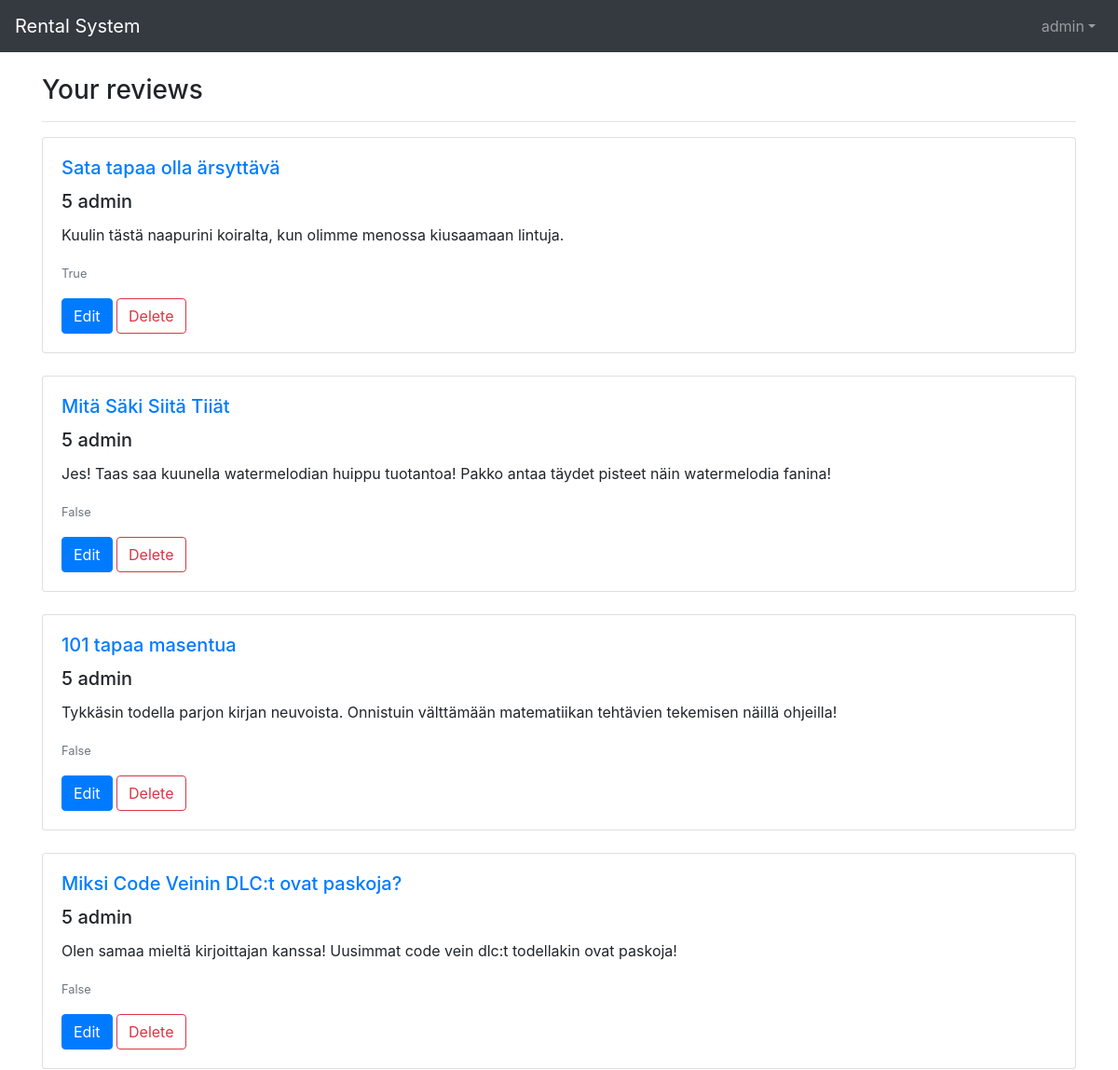
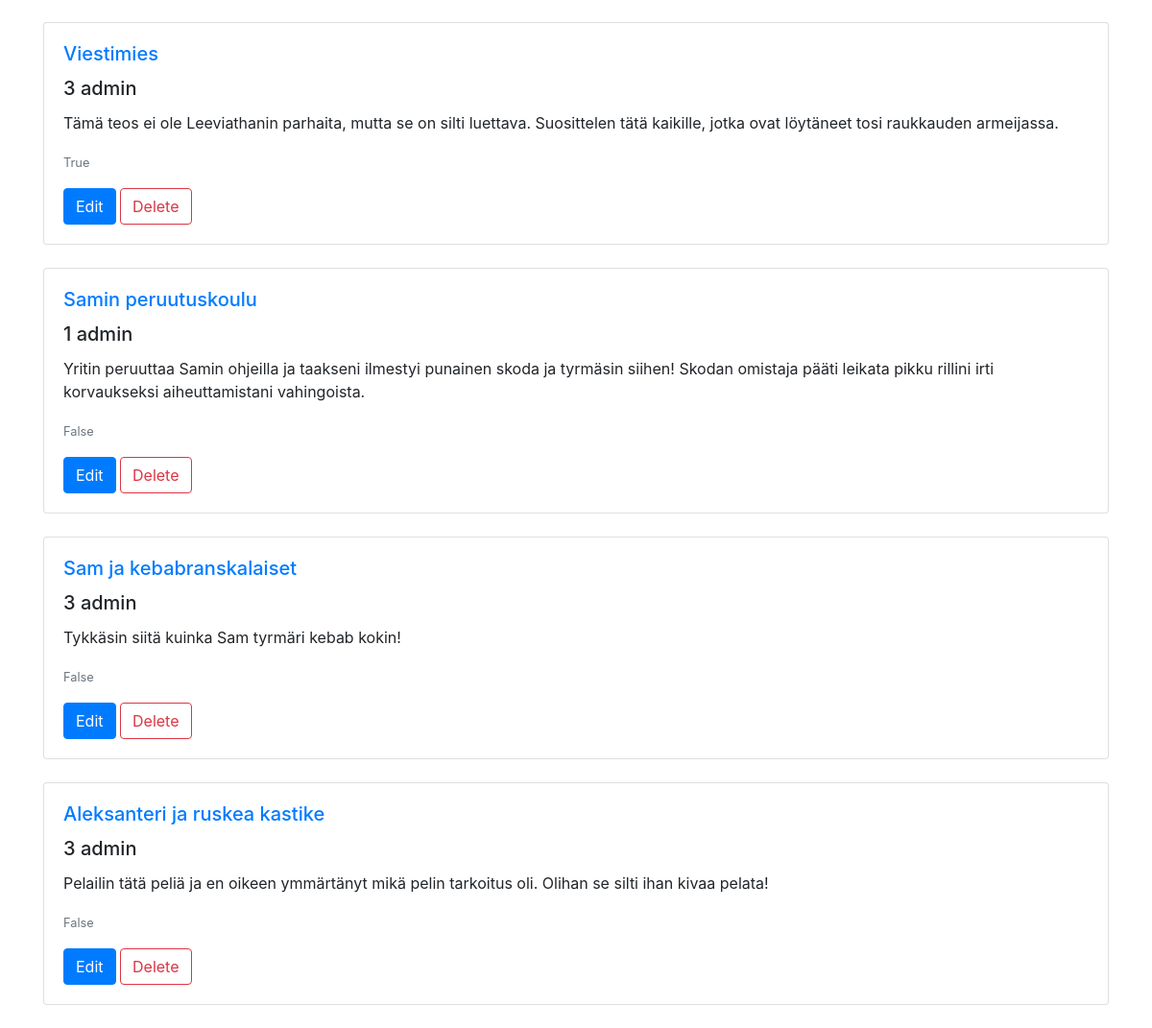
Screenshot of /reviews/ (signed in) with the database file from the repository (2 pictures, top to bottom).
### rental_system/models.py (models this page shows, shortened)
class Rating(models.Model):
    user = models.ForeignKey(User, on_delete=models.CASCADE, default=1)
    work = models.ForeignKey(Work, on_delete=models.CASCADE)
    rating = models.IntegerField(
        default=5,
        validators=[
            MaxValueValidator(5),
            MinValueValidator(0)
        ]
    )
    comment = models.TextField(max_length=500)
    post_date = models.DateTimeField(auto_now_add=True, null=True)
    edit_date = models.DateTimeField(blank=True, null=True)
    visible = models.BooleanField(default=True)
    def edited(self):
        if not self.edit_date:
            return False
        else:
            return True

class Work(models.Model):
    creators = models.ManyToManyField(Creator)
    type = models.ForeignKey(Type, on_delete=models.CASCADE)
    genres = models.ManyToManyField(Genre)
    publishers = models.ManyToManyField(Publisher, null=True, blank=True)
    title = models.CharField(max_length=200)
    desc = models.TextField(max_length=500)
    trailer = models.URLField(blank=True)
    pub_date = models.IntegerField(
        default=2020,
        validators=[
            MaxValueValidator(datetime.date.today().year),
            MinValueValidator(1800)
        ]
    )

### rental_system/views.py (the view)
# urls.py: path('reviews/', views.reviews, name='reviews'),
@login_required
def reviews(request):
    user = request.user
    ratings = Rating.objects.filter(user_id = user, visible = True).order_by('post_date').all()
    return render(request, 'rental_system/reviews.html', {'comments': ratings})

### rental_system/templates/rental_system/reviews.html (shortened to what this page needs)
{% extends 'base.html' %}
{% block content %}
{% load static %}
<div class="container">
  <h3>Your reviews</h3>
  <hr>
  {% if comments %}
  {% for comment in comments %}
  <div class="card w-100">
    <div class="card-body">
      <h5 class="card-title"><a href="{% url 'work' comment.work.id %}">{{ comment.work.title }}</a></h5>
      <h5 class="card-title">{{ comment.rating }} {{ comment.user.username }}</h5>
      <p class="card-text">{{ comment.comment }}</p>
      <p class="card-text"><small class="text-muted">{{ comment.edited }}</small></p>
      <a class="btn btn-primary" href="{% url 'edit_review' comment.id %}">Edit</a>
      <a class="btn btn-outline-danger" href="{% url 'disable_review' comment.id %}">Delete</a>
    </div>
  </div>
  <br>
  {% endfor %}
  {% else %}
  <p>You havent reviewed anything!</p>
  {% endif %}
</div>
{% endblock %}

### templates/base.html (shortened to what this page needs)
{% load static %}
<!doctype html>
<html lang="en">
<head>
	<link rel="stylesheet" href="https://stackpath.bootstrapcdn.com/bootstrap/4.4.1/css/bootstrap.min.css"
>
	<link rel="stylesheet" href="{% static 'darkmode.css' %}">
</head>
<body>
	<nav class="navbar navbar-expand navbar-dark bg-dark">
		<a class="navbar-brand" href="{% url 'index' %}">Rental System</a>
		<div class="collapse navbar-collapse" id="navbarNav">
			<ul class="navbar-nav ml-auto">
				{% if user.is_authenticated %}
				<li class="nav-item dropdown">
					<a class="nav-link dropdown-toggle" data-toggle="dropdown" href="#" role="button"
						aria-haspopup="true" aria-expanded="false">{{ user.username }}</a>
				</li>
				{% else %}
				<li class="nav-item"></li>
				<a class="nav-link" href="{% url 'login' %}?next={{request.path}}">Login</a>
				</li>
				{% endif %}
			</ul>
		</div>
	</nav>
	<br>
	<div class="container-fluid">
		{% block content %}
		{% endblock %}
	</div>
</body>
</html>

### rows the page displays
Rating: work "Sata tapaa olla ärsyttävä", rating "5", user.username "admin", comment "Kuulin tästä naapurini koiralta, kun olimme menossa kiusaamaan lintuja.", edited "True"
Rating: work "Mitä Säki Siitä Tiiät", rating "5", user.username "admin", comment "Jes! Taas saa kuunella watermelodian huippu tuotantoa! Pakko antaa täydet pisteet näin watermelodia fanina!", edited "False"
Rating: work "101 tapaa masentua", rating "5", user.username "admin", comment "Tykkäsin todella parjon kirjan neuvoista. Onnistuin välttämään matematiikan tehtävien tekemisen näillä ohjeilla!", edited "False"
Rating: work "Miksi Code Veinin DLC:t ovat paskoja?", rating "5", user.username "admin", comment "Olen samaa mieltä kirjoittajan kanssa! Uusimmat code vein dlc:t todellakin ovat paskoja!", edited "False"
Rating: work "Viestimies", rating "3", user.username "admin", comment "Tämä teos ei ole Leeviathanin parhaita, mutta se on silti luettava. Suosittelen tätä kaikille, jotka ovat löytäneet tosi raukkauden armeijassa.", edited "True"
Rating: work "Samin peruutuskoulu", rating "1", user.username "admin", comment "Yritin peruuttaa Samin ohjeilla ja taakseni ilmestyi punainen skoda ja tyrmäsin siihen! Skodan omistaja pääti leikata pikku rillini irti korvaukseksi aiheuttamistani vahingoista.", edited "False"
Rating: work "Sam ja kebabranskalaiset", rating "3", user.username "admin", comment "Tykkäsin siitä kuinka Sam tyrmäri kebab kokin!", edited "False"
Rating: work "Aleksanteri ja ruskea kastike", rating "3", user.username "admin", comment "Pelailin tätä peliä ja en oikeen ymmärtänyt mikä pelin tarkoitus oli. Olihan se silti ihan kivaa pelata!", edited "False"

### other values shown
{{ user.username }} "admin"
